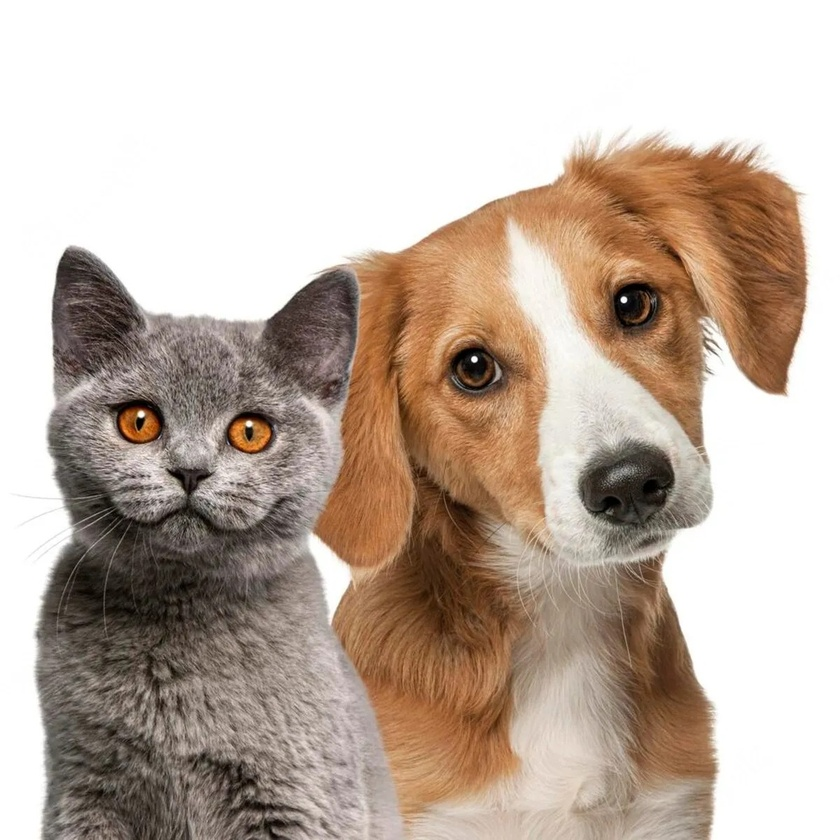
#> input picture 2 - Visão de Computador e Stable Diffusion/Aula 4/lab04/images/test.jpg, 840 x 840 px, shrunk from 1200 x 1200 before the run, given in place of the camera
$ python ex_08_MeanShift.py
#> lines starting #> are read from the running program, lines starting #| are printed output that depends on the picture; after the words box and inside, x2 and y2 are one past the last pixel; in counts of white or black regions, pixels touching at a corner belong together
import numpy as np
import cv2

# Iniciar a captura da webcam
cap = cv2.VideoCapture(0)

# Ler o primeiro frame da webcam
ret, frame = cap.read()
#> frame is the input picture: shape (840, 840, 3); mean B, G, R 164.9, 177, 192.7
if not ret:
    print("Não foi possível ler o primeiro frame da webcam.")
    cap.release()
    cv2.destroyAllWindows()
    exit()

rows, cols = frame.shape[:2]
#> rows = 840; cols = 840

# Definir as dimensões da janela (ROI) no centro do frame
windowWidth = 150
windowHeight = 200
windowCol = int((cols - windowWidth) / 2)
#> windowCol = 345
windowRow = int((rows - windowHeight) / 2)
#> windowRow = 320
window = (windowCol, windowRow, windowWidth, windowHeight)
#> window = (345, 320, 150, 200)

# Extrair a ROI e converter para HSV
roi = frame[windowRow:windowRow + windowHeight, windowCol:windowCol + windowWidth]
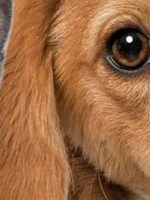
#> roi: shape (200, 150, 3); mean B, G, R 65.2, 104.3, 155.7
roiHsv = cv2.cvtColor(roi, cv2.COLOR_BGR2HSV)
#> roiHsv: shape (200, 150, 3); mean H, S, V 14.1, 149.9, 155.7

# Definir limites para ignorar áreas escuras
lowLimit = np.array((0., 60., 32.))
highLimit = np.array((180., 255., 255.))
mask = cv2.inRange(roiHsv, lowLimit, highLimit)
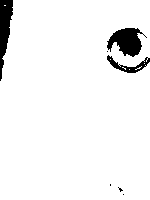
#> mask: shape (200, 150); 94.8% white; 7 black regions (4 under 20 px), largest, box (x1, y1, x2, y2) and area: (107, 28, 147, 57) 676, (0, 0, 13, 81) 608, (107, 55, 150, 73) 250

# Calcular e normalizar o histograma da ROI
roiHist = cv2.calcHist([roiHsv], [0], mask, [180], [0, 180])
#> roiHist = 180 values, max 14031 at index 13, min 0 at index 0, mean 158.1
cv2.normalize(roiHist, roiHist, 0, 255, cv2.NORM_MINMAX)

# Critérios de parada do meanShift: 10 iterações ou movimento < 1 píxel
terminationCriteria = (cv2.TERM_CRITERIA_COUNT | cv2.TERM_CRITERIA_EPS, 10, 1)

while True:
    ret, frame = cap.read()
    if not ret:
        break

    # Início da medição de tempo
    tick_start = cv2.getTickCount()

    frameHsv = cv2.cvtColor(frame, cv2.COLOR_BGR2HSV)
#> frameHsv: shape (840, 840, 3); mean H, S, V 9.2, 49.6, 192.7
    backprojectedFrame = cv2.calcBackProject([frameHsv], [0], roiHist, [0, 180], 1)
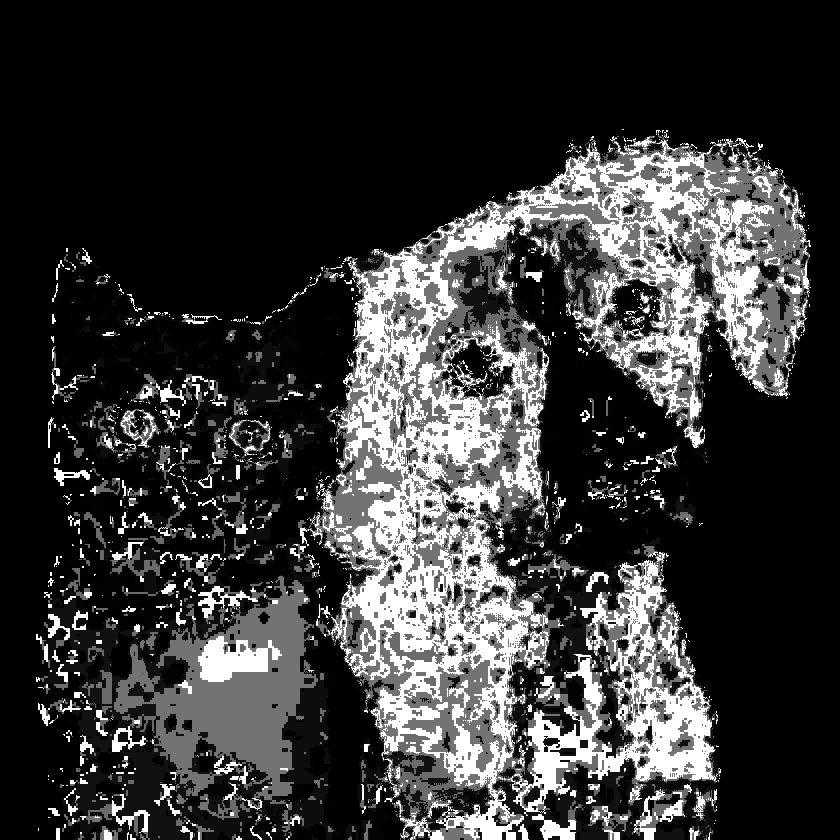
#> backprojectedFrame: shape (840, 840); min 0, max 255, mean 55.3

    # Aplicar a mesma máscara no frame atual
    mask = cv2.inRange(frameHsv, lowLimit, highLimit)
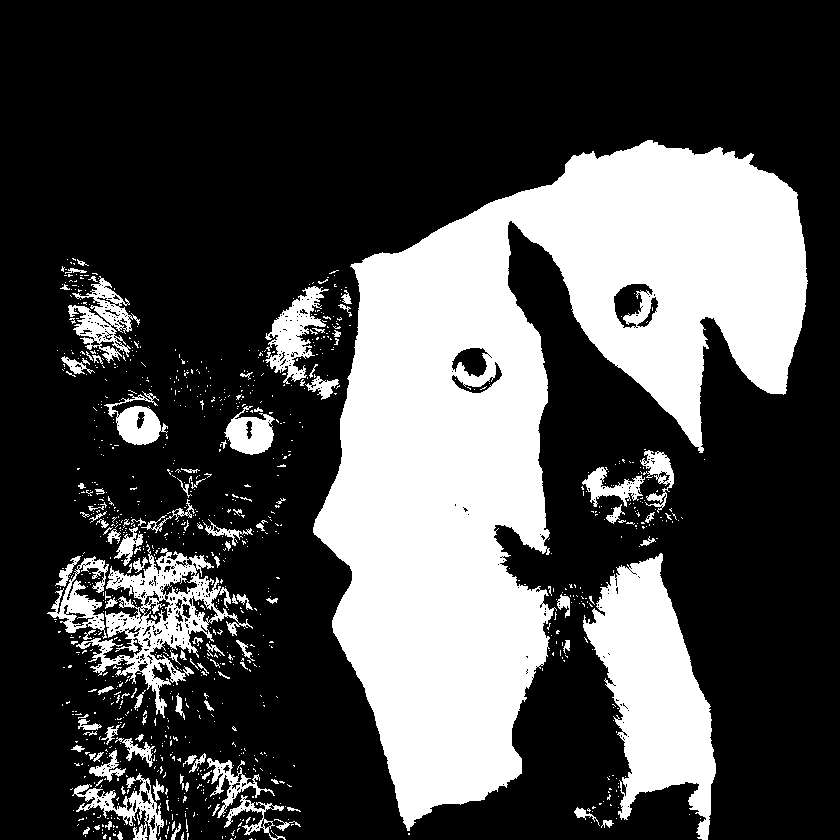
#> mask: shape (840, 840); 29.3% white; 1039 white regions (926 under 20 px), largest, box (x1, y1, x2, y2) and area: (313, 140, 808, 831) 154316, (583, 553, 716, 840) 19742, (76, 544, 253, 718) 7818
    backprojectedFrame &= mask
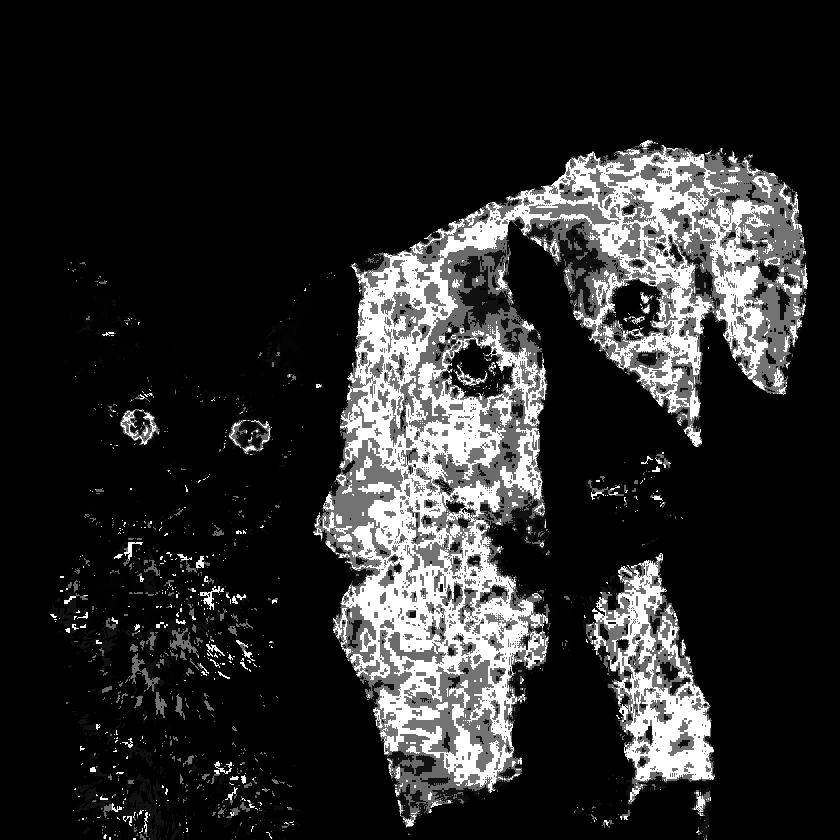
#> backprojectedFrame: shape (840, 840); 19.21% of pixels changed, all inside (x1, y1, x2, y2) = (36, 129, 815, 840)

    # Aplicar o meanShift para encontrar a nova posição da janela
#> (the run stopped early here; a loop or call above may not have finished)
